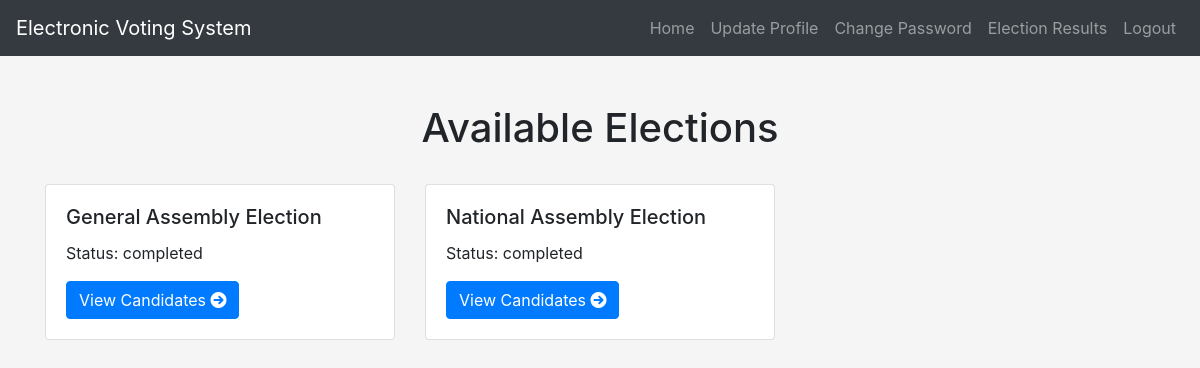
The page /view-elections/ (signed in) on the database as committed earlier.
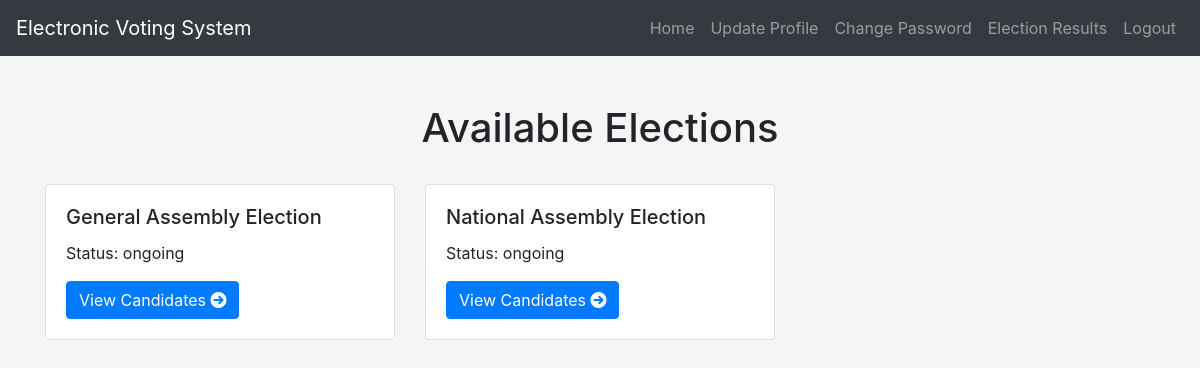
The same page on the database as committed later.
### elections/models.py (models this page shows, shortened)
class Election(models.Model):
    name = models.CharField(max_length=255)
    status = models.CharField(max_length=50, choices=[('upcoming', 'Upcoming'), ('ongoing', 'Ongoing'), ('completed', 'Completed')])

### elections/views.py (the view)
# urls.py: path('view-elections/', views.view_elections, name='view_elections'),
@login_required
def view_elections(request):
    elections = Election.objects.all()
    return render(request, 'view_elections.html', {'elections': elections})

### templates/view_elections.html (shortened to what this page needs)
{% extends 'base.html' %}
{% block content %}
    <div class="container mt-5">
        <h1 class="text-center m-3">Available Elections</h1>
        <div class="row">
            {% for election in elections %}
                <div class="col-md-4">
                    <div class="card mt-3">
                        <div class="card-body">
                            <h5 class="card-title">{{ election.name }}</h5>
                            <p class="card-text">Status: {{ election.status }}</p>
                            <a href="{% url 'view_candidates' election.id %}" class="btn btn-primary">
                                View Candidates <i class="fas fa-arrow-circle-right"></i>
                            </a>
                        </div>
                    </div>
                </div>
            {% empty %}
                <p>No elections available.</p>
            {% endfor %}
        </div>
    </div>
{% endblock %}

### templates/base.html (shortened to what this page needs)
<!DOCTYPE html>
<html lang="en">
<head>
    <link rel="stylesheet" href="https://cdnjs.cloudflare.com/ajax/libs/font-awesome/6.0.0-beta3/css/all.min.css">
    <link rel="stylesheet" href="https://maxcdn.bootstrapcdn.com/bootstrap/4.5.2/css/bootstrap.min.css">
</head>
<body>
<nav class="navbar navbar-expand-lg navbar-dark bg-dark">
    <a class="navbar-brand" href="{% url 'home' %}">Electronic Voting System</a>
    <div class="collapse navbar-collapse" id="navbarNav">
        <ul class="navbar-nav ml-auto">
            {% if user.is_authenticated %}
            <li class="nav-item ">
                <a class="nav-link" href="{% url 'home' %}">Home</a>
            </li>
            <li class="nav-item">
                <a class="nav-link" href="{% url 'update_profile' %}">Update Profile</a>
            </li>
            <li class="nav-item">
                <a class="nav-link" href="{% url 'change_password' %}">Change Password</a>
            </li>
            <li class="nav-item">
                <a class="nav-link" href="{% url 'election_results' %}">Election Results</a>
            </li>
            <li class="nav-item">
                <a class="nav-link" href="{% url 'logout' %}">Logout</a>
            </li>
            {% endif %}
        </ul>
    </div>
</nav>
    {% block content %}
    {% endblock %}
</body>
</html>

### templates/base.html (style rules this page uses)
body { background-color: whitesmoke; }

Rows that differ between the two databases and show on the page:
changed Election "General Assembly Election": status "completed" → "ongoing"
changed Election "National Assembly Election": status "completed" → "ongoing"
